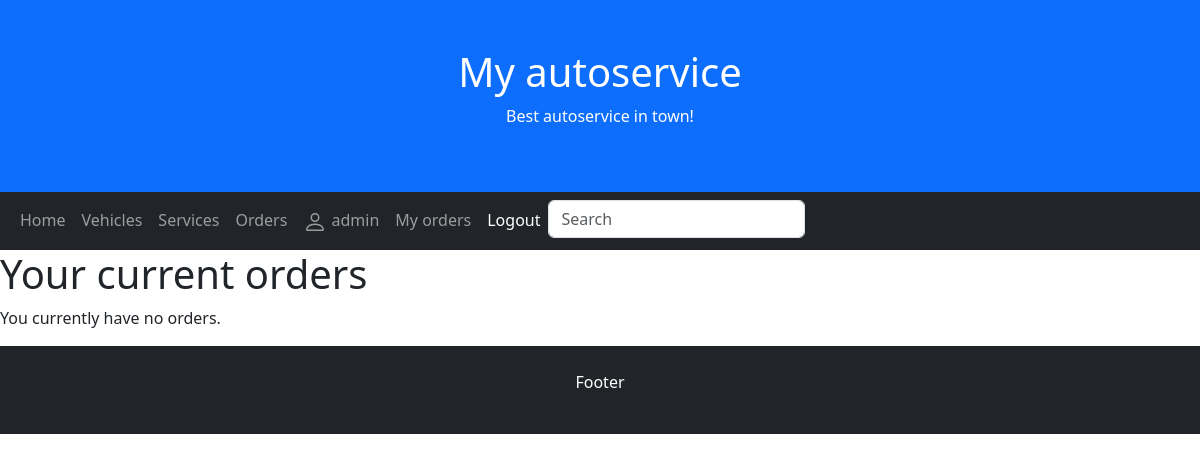
/autoservice/myorders (signed in), run on an earlier commit of the app's database.
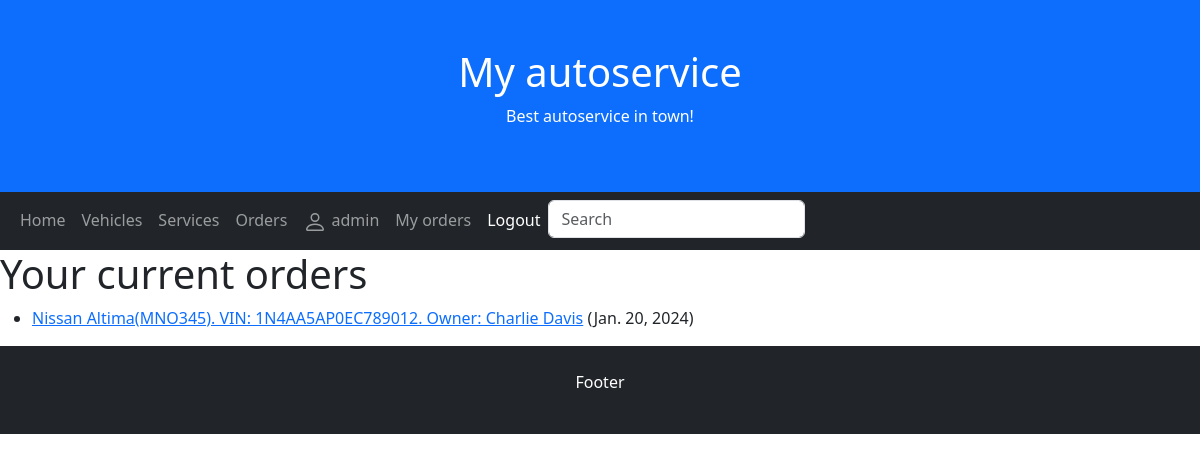
And on a later commit of the database.
### autoservice/models.py (models this page shows, shortened)
class Order(models.Model):
    date = models.DateField(verbose_name='Date', auto_now=True, null=True, blank=True)
    vehicle = models.ForeignKey(to='Vehicle', on_delete=models.CASCADE)
    total = models.FloatField(verbose_name='Total', null=True, blank=True)
    client = models.ForeignKey(User, on_delete=models.SET_NULL, blank=True, null=True)
    return_due = models.DateField(verbose_name="Return due", null=True, blank=True)
    ORDER_STATUS = (
        ('r', 'Received'),
        ('c', 'Confirmed'),
        ('ip', 'In-progress'),
        ('co', 'Complete'),
    )
    order_status = models.CharField(max_length=2, choices=ORDER_STATUS, blank=True, default='r', help_text='Order status')
    class Meta:
        verbose_name = 'Order'
        verbose_name_plural = 'Orders'
    def is_overdue(self):
        if self.return_due and date.today() > self.return_due:
            return True
        return False

class Vehicle(models.Model):
    model = models.ForeignKey(to='Model', on_delete=models.CASCADE)
    plate = models.CharField(verbose_name='Plate number', max_length=50, null=True, blank=True)
    vin = models.CharField(verbose_name='VIN number', max_length=50, null=True, blank=True)
    client = models.CharField(verbose_name='Client', max_length=50, null=True, blank=True)
    cover = models.ImageField('Cover', upload_to='covers', null=True, blank=True)
    def __str__(self):
        return f"{self.model}({self.plate}). VIN: {self.vin}. Owner: {self.client}"
    class Meta:
        verbose_name = 'Vehicle'
        verbose_name_plural = 'Vehicles'

class Model(models.Model):
    make = models.CharField(verbose_name='Make', max_length=50, null=True, blank=True)
    model = models.CharField(verbose_name='Model', max_length=50, null=True, blank=True)
    desc = HTMLField(null=True, blank=True)
    def __str__(self):
        return f"{self.make} {self.model}"
    class Meta:
        verbose_name = 'Model'
        verbose_name_plural = 'Models'

### autoservice/views.py (the view)
# urls.py: path('myorders', views.VehiclesByClientListView.as_view(), name='my_orders'),
class VehiclesByClientListView(LoginRequiredMixin, generic.ListView):
    model = Order
    template_name = 'my_orders.html'
    paginate_by = 10
    def get_queryset(self):
        return Order.objects.filter(client=self.request.user)

### autoservice/templates/my_orders.html
{% extends "base.html" %}
{% block "content" %}
    <h1>Your current orders</h1>
    {% if order_list %}
    <ul>
      {% for order in order_list %}
      <li class="{% if order.is_overdue %}text-danger{% endif %}">
        <a href="{% url 'order_detail' order.pk %}">{{order.vehicle}}</a> ({{ order.return_due }})
      </li>
      {% endfor %}
    </ul>
    {% else %}
      <p>You currently have no orders.</p>
    {% endif %}
{% endblock %}

What changed in the data, as far as the page shows it:
now on this page (row edited): Order: vehicle "Nissan Altima(MNO345). VIN: 1N4AA5AP0EC789012. Owner: Charlie Davis", return_due "Jan. 20, 2024"
Also different on the page:
text no longer shown: "You currently have no orders."
